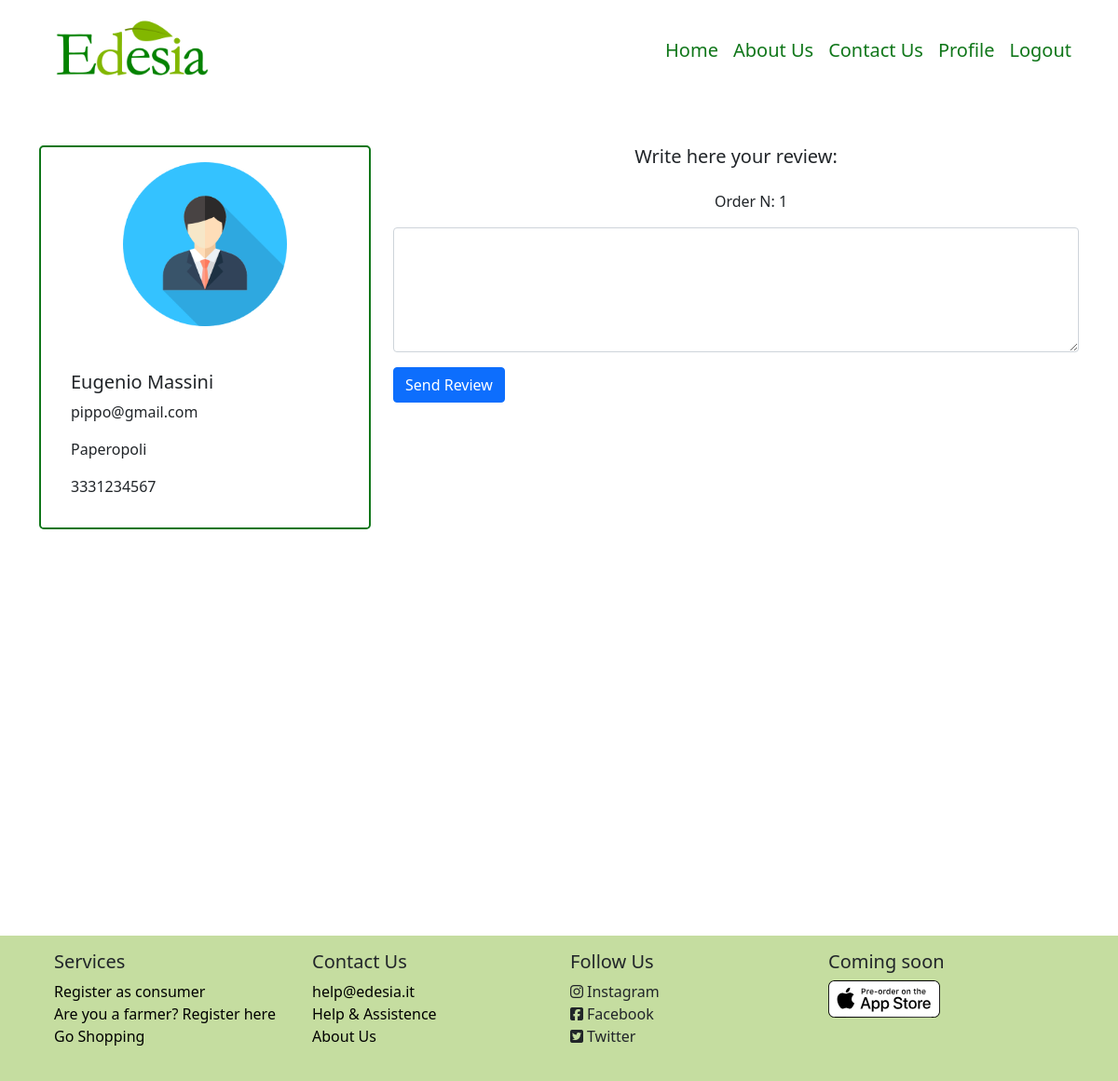
Page /consumer/1/review/order_id=1 (signed in) on the earlier database version.
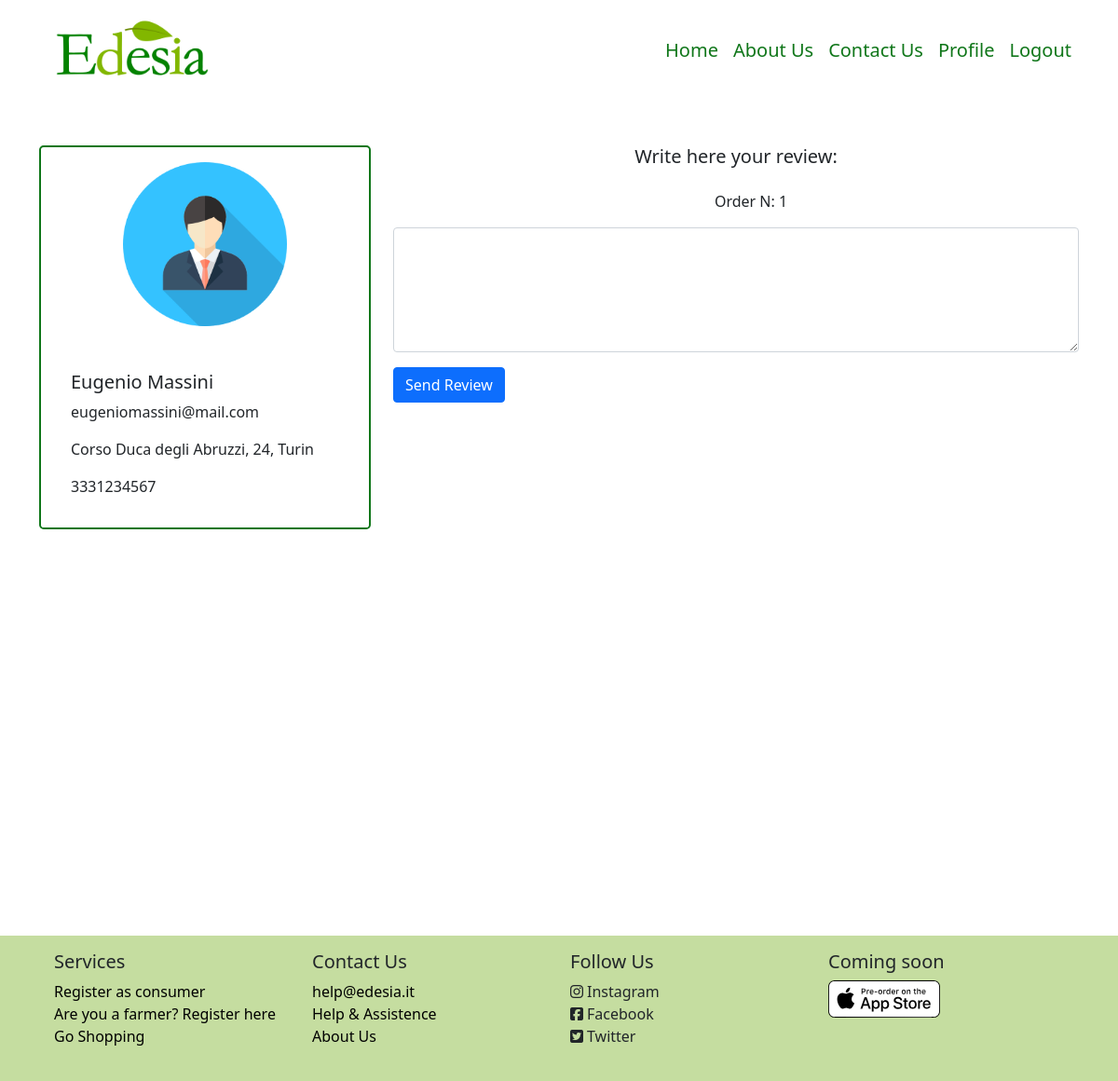
Same page on the later database version.
### model.py (models this page shows, shortened)
class Consumer(db.Model):
    id = db.Column(db.Integer, db.ForeignKey('user.id'), primary_key=True)
    consumer_name = db.Column(db.String(50), nullable=False)
    consumer_surname = db.Column(db.String(50), nullable=False)
    consumer_address = db.Column(db.String(50), nullable=False)
    consumer_phone = db.Column(db.String(12), nullable=False)
    __mapper_args__ = {
        'polymorphic_identity': 'consumer',
    }

class User (UserMixin, db.Model):
    id = db.Column(db.Integer, primary_key=True)  # Auto-incrementing
    email = db.Column(db.String(50), unique=True, nullable=False)
    name = db.Column(db.String(50), nullable=False)
    password_hash = db.Column(db.String(200), nullable=False)
    roleid = db.Column(db.Integer, db.ForeignKey('role.id'))
    type = db.Column(db.String(30))
    __mapper_args__ = {
        'polymorphic_identity': 'user',
        'polymorphic_on': type
    }

class Order (db.Model):
    id = db.Column(db.Integer, primary_key=True)
    consumer_id = db.Column(db.Integer, db.ForeignKey('consumer.id'))
    supplier_id = db.Column(db.Integer, db.ForeignKey('supplier.id'))
    date = db.Column(db.Date)
    delivery_date = db.Column(db.Date)
    amount = db.Column(db.Float)
    review = db.Column(db.Boolean, default=False)

### app.py (the view, shortened to what this page needs)
@app.route('/consumer/<int:id>/review/order_id=<int:order_id>', methods=['GET', 'POST'])
@login_required
def consumer_review(id, order_id):
    consumer = Consumer.query.filter_by(id=id).first()
    user = User.query.filter_by(id=id).first()
    order = Order.query.filter_by(id=order_id).first()
    form = ReviewForm()
    return render_template('Pages/profile/profile_consumer-review.html', consumer=consumer, user=user, form=form, order=order)

### form.py
class ReviewForm(FlaskForm):
    text = TextAreaField('Write here your review:', validators=[DataRequired(), Length(min=10, max=1000)])
    submit = SubmitField('Send Review')

### model.py (called while the page is built)
@login_manager.user_loader
def load_user(user_id):
    return User.query.get(int(user_id))

### templates/Pages/profile/profile_consumer-review.html (shortened to what this page needs)
{% extends 'Pages/profile/profile_consumer.html' %}
{% block specific %}
    <div class="col-lg-8">
        <div class="row text-center">
            <h5>{{ form.text.label }}</h5>
            <p class="m-3">Order N: {{ order.id }}</p>
        </div>
        <form method="post">
            {{ form.text(class="form-control", rows="5")}}
            {{ form.submit(class="btn btn-primary mt-3") }}
        </form>
    </div>
{% endblock %}

### templates/Pages/profile/profile_consumer.html (shortened to what this page needs)
{% extends 'Components/base.html' %}
{% block body %}
    <div class="container-lg min-vh-100">
        <div class="row mt-5 mb-5">
            <div class="col-4">
                <div class="card m-auto rounded-3 border-2" id="cardProfileConsumer">
                    <img src="/static/images/avatar.png" class="card-img-top mt-3 mb-3 m-auto" style="width: 50%">
                    <div class="card-body m-3">
                        <h5 class="card-title">{{ consumer.consumer_name }} {{ consumer.consumer_surname }}</h5>
                        <p class="card-text">{{ user.email }}</p>
                        <p class="card-text">{{ consumer.consumer_address }}</p>
                        <p class="card-text">{{ consumer.consumer_phone }}</p>
                    </div>
                </div>
            </div>
        {% block specific %}
        {%  endblock %}
        </div>
    </div>
{% endblock %}

### templates/Components/base.html (shortened to what this page needs)
<!DOCTYPE html>
<html lang="en">
<head>
    {% block head %}
        <link href="/static/personal.css" rel="stylesheet">
        <link href="/static/bootstrap/css/bootstrap.css" rel="stylesheet">
    {% endblock %}
</head>
<body>
{% block navbar %}
    <nav class="navbar navbar-expand-lg">
        <div class="container-lg">
            <a class="navbar-brand" href="{{ url_for('homepage') }}">
                <img src="/static/images/logo_no_slogan.png" class="img-fluid ratio-21x9" width="200">
            </a>
            <div class="navbar-nav fs-5" id="navbarItem">
                <a class="nav-link"  href="{{ url_for('homepage') }}">Home</a>
                <a class="nav-link" href="{{ url_for('about_us') }}">About Us</a>
                <a class="nav-link" href="{{ url_for('contact_us') }}">Contact Us</a>
                {% if current_user.is_authenticated %}
                    {% if session['roleid'] == 1 %}
                         <a class="nav-link" href="{{ url_for('supplier', id=session['id'], page='orders') }}">Profile</a>
                    {% elif  session['roleid'] == 2 %}
                        <a class="nav-link" href="{{ url_for('consumer', id=session['id']) }}">Profile</a>
                    {% endif %}
                    <a class="nav-link" href="{{ url_for('logout') }}">Logout</a>
                {% else %}
                    <a class="nav-link" href="{{ url_for('registration', type_user='general') }}">Registration</a>
                    <a class="nav-link" href="{{ url_for('login') }}">Login</a>
                {% endif %}
            </div>
        </div>
    </nav>
{% endblock %}
{% block body %}
{% endblock %}
{% block footer %}
    <div class="container-fluid mt-5" style="background-color: #C5DDA0">
        <div class="container-lg" id="footer">
            <div class="row row-cols-md-4 p-3">
                <div class="col-md pb-1 m-auto navbar-light">
                    <h5>Services</h5>
                    <ul class="list-unstyled">
                        <li><a href="{{ url_for('registration', type_user='consumer') }}">Register as consumer</a></li>
                        <li><a href="{{ url_for('registration', type_user='supplier') }}">Are you a farmer? Register here</a></li>
                        <li><a href="#search">Go Shopping</a></li>
                    </ul>
                </div>
                 <div class="col-md pb-1 m-auto">
                    <h5>Contact Us</h5>
                    <ul class="list-unstyled">
                        <li><a href="mailto:help@edesia.it">help@edesia.it</a></li>
                        <li><a href="{{ url_for('contact_us') }}">Help & Assistence</a></li>
                        <li><a href="{{ url_for('about_us') }}">About Us</a></li>
                    </ul>
                </div>
                 <div class="col-md pb-1 m-auto">
                     <h5>Follow Us</h5>
                     <ul class="list-unstyled">
                         <li><i class="fab fa-instagram pe-1"></i>Instagram</li>
                         <li><i class="fab fa-facebook-square pe-1"></i>Facebook</li>
                         <li><i class="fab fa-twitter-square pe-1"></i>Twitter</li>
                     </ul>
                </div>
                 <div class="col-md pb-1">
                     <h5>Coming soon</h5>
                     <img src="/static/images/homepage/coming_soon_apple.svg" class="img-fluid">
                </div>
            </div>
        </div>
    </div>
{% endblock %}
</body>
</html>

### static/personal.css (style rules this page uses)
.nav-link { color: #0F7619; }
#footer a { text-decoration: none; color: black; }
#searchBar input, #cardResult, #cardProfileConsumer { border-color: #0F7619;; }

Differences in the rows shown:
changed Consumer "Eugenio": consumer_address "Paperopoli" → "Corso Duca degli Abruzzi, 24, Turin"
changed User: email "pippo@gmail.com" → "eugeniomassini@mail.com"
